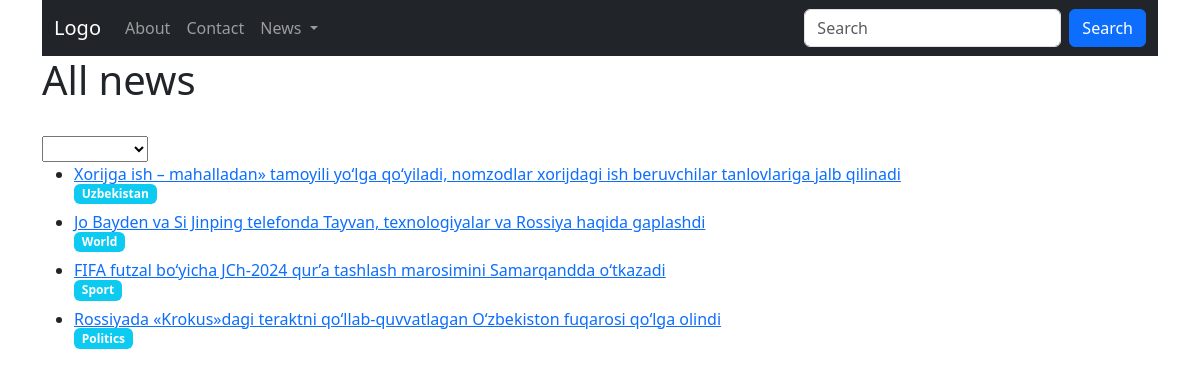
Page /news/ on the committed database.
### app_news/models.py (models this page shows, shortened)
class News(models.Model):
    news_title = models.CharField(max_length=255)
    news_description = models.CharField(max_length=255)
    news_image = models.ImageField(upload_to='news')
    news_content = models.TextField()
    news_pub_date = models.DateTimeField(auto_now_add=True)
    news_category = models.ForeignKey(Categories, on_delete=models.CASCADE)
    news_author = models.ForeignKey(get_user_model(), on_delete=models.CASCADE)
    class Meta:
        verbose_name_plural = 'News'
        db_table = 'news'

class Categories(models.Model):
    category_name = models.CharField(max_length=255)
    def __str__(self):
        return self.category_name
    class Meta:
        verbose_name_plural = 'Categories'
        db_table = 'categories'

### app_news/views.py (the view)
# urls.py: path('', NewsListView.as_view(), name='news_list'),
class NewsListView(ListView):
    model = News
    template_name = 'news/news_list.html'
    def get_queryset(self):
        if 'keyword' in self.request.GET:
            queryset = (
                    News.objects.filter(news_title__icontains=self.request.GET['keyword']) |
                    News.objects.filter(news_description__icontains=self.request.GET['keyword']) |
                    News.objects.filter(news_content__icontains=self.request.GET['keyword'])
            )
        else:
            queryset = News.objects.all()
        if 'category' in self.request.GET:
            if self.request.GET["category"] != '0':
                queryset = queryset.filter(news_category=self.request.GET['category'])
        return queryset

### templates/news/news_list.html (shortened to what this page needs)
{% extends 'base.html' %}
{% block content %}
	<h1>All news</h1>
    <br>
    <select name="category" id="category" onchange="location.replace('?category='+this.value)">
    </select>
    <br>
    <ul>
        {% for news in object_list %}
            <li><a href="{% url 'detail_news' news.pk %}">{{ news.news_title }}</a></li>
            <sup class="badge bg-info">{{ news.news_category }}</sup>
        {% endfor %}
    </ul>
    <br>
    <br>
{% endblock %}

### templates/base.html (shortened to what this page needs)
<!DOCTYPE html>
<html lang="en">
<head>
    <link href="https://cdn.jsdelivr.net/npm/bootstrap@5.3.3/dist/css/bootstrap.min.css" rel="stylesheet">
{% if user.is_superuser %}
</head>
<body>
    <div class="container">
        <nav class="navbar navbar-expand-sm navbar-dark bg-dark">
          <div class="container-fluid">
            <a class="navbar-brand" href="/">Logo</a>
            <button class="navbar-toggler" type="button" data-bs-toggle="collapse" data-bs-target="#mynavbar">
              <span class="navbar-toggler-icon"></span>
            </button>
            <div class="collapse navbar-collapse" id="mynavbar">
              <ul class="navbar-nav me-auto">
                <li class="nav-item">
                  <a class="nav-link" href="{% url 'about' %}">About</a>
                </li>
                <li class="nav-item">
                  <a class="nav-link" href="{% url 'contact' %}">Contact</a>
                </li>
                  <li class="dropdown nav-item">
                      <a type="button" class="dropdown-toggle nav-link" data-bs-toggle="dropdown">
                        News
                      </a>
                      <ul class="dropdown-menu">
                        <li><a class="dropdown-item" href="{% url 'news_list' %}">All news</a></li>
                          <hr>
                        <li><a class="dropdown-item" href="{% url 'add_news' %}">Add news</a></li>
                        <li><a class="dropdown-item" href="#">Link 3</a></li>
                      </ul>
                  </li>
              </ul>
              <form class="d-flex" action="{% url 'news_list' %}" method="get">
                <input class="form-control me-2" type="text" placeholder="Search" name="keyword" id="search">
                <button class="btn btn-primary" type="submit">Search</button>
              </form>
            <a href="{% url 'send_mail' %}" class="btn btn-info">Send emails to users</a>
            </div>
          </div>
        </nav>
{% else %}
    </head>
<body>
    <div class="container">
        <nav class="navbar navbar-expand-sm navbar-dark bg-dark">
          <div class="container-fluid">
            <a class="navbar-brand" href="/">Logo</a>
            <div class="collapse navbar-collapse" id="mynavbar">
              <ul class="navbar-nav me-auto">
                <li class="nav-item">
                  <a class="nav-link" href="{% url 'about' %}">About</a>
                </li>
                <li class="nav-item">
                  <a class="nav-link" href="{% url 'contact' %}">Contact</a>
                </li>
                  <li class="dropdown nav-item">
                      <a type="button" class="dropdown-toggle nav-link" data-bs-toggle="dropdown">
                        News
                      </a>
                  </li>
              </ul>
              <form class="d-flex" action="{% url 'news_list' %}" method="get">
                <input class="form-control me-2" type="text" placeholder="Search" name="keyword" id="search">
                <button class="btn btn-primary" type="submit">Search</button>
              </form>
            </div>
          </div>
        </nav>
{% endif %}
    {% block content %}{% endblock %}
    </div>
</body>
</html>

### rows in the picture
News: news_title "Xorijga ish – mahalladan» tamoyili yo‘lga qo‘yiladi, nomzodlar xorijdagi ish beruvchilar tanlovlariga jalb qilinadi", news_category "Uzbekistan"
News: news_title "Jo Bayden va Si Jinping telefonda Tayvan, texnologiyalar va Rossiya haqida gaplashdi", news_category "World"
News: news_title "FIFA futzal bo‘yicha JCh-2024 qur’a tashlash marosimini Samarqandda o‘tkazadi", news_category "Sport"
News: news_title "Rossiyada «Krokus»dagi teraktni qo‘llab-quvvatlagan O‘zbekiston fuqarosi qo‘lga olindi", news_category "Politics"
